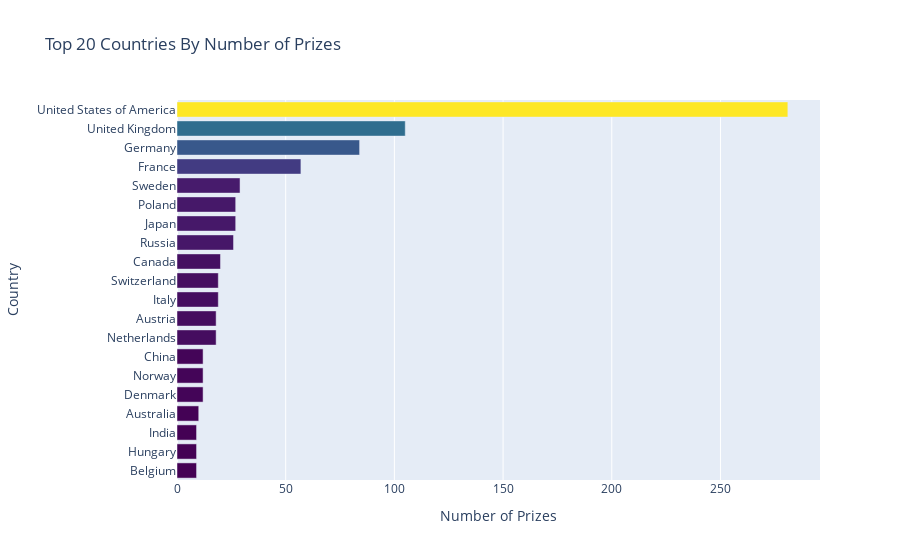

Notebook source saved alongside this figure:
### Code cell
h_bar.update_layout(xaxis_title="Number of Prizes", yaxis_title="Country", coloraxis_showscale=False)
h_bar.show()

### Figure 1 — Plotly figure (JSON) as saved in the notebook; plotly's stock layout.template omitted (floating-point values rounded to 4 significant figures)
{"data": [{"alignmentgroup": "True", "hovertemplate": "x=%{x}<br>y=%{y}<br>color=%{marker.color}<extra></extra>", "legendgroup": "", "marker": {"color": [9, 9, 9, 10, 12, 12, 12, 18, 18, 19, 19, 20, 26, 27, 27, 29, 57, 84, 105, 281], "coloraxis": "coloraxis", "pattern": {"shape": ""}}, "name": "", "offsetgroup": "", "orientation": "h", "showlegend": false, "textposition": "auto", "type": "bar", "x": [9, 9, 9, 10, 12, 12, 12, 18, 18, 19, 19, 20, 26, 27, 27, 29, 57, 84, 105, 281], "xaxis": "x", "y": ["Belgium", "Hungary", "India", "Australia", "Denmark", "Norway", "China", "Netherlands", "Austria", "Italy", "Switzerland", "Canada", "Russia", "Japan", "Poland", "Sweden", "France", "Germany", "United Kingdom", "United States of America"], "yaxis": "y"}], "layout": {"barmode": "relative", "coloraxis": {"colorbar": {"title": {"text": "color"}}, "colorscale": [[0, "#440154"], [0.1111, "#482878"], [0.2222, "#3e4989"], [0.3333, "#31688e"], [0.4444, "#26828e"], [0.5556, "#1f9e89"], [0.6667, "#35b779"], [0.7778, "#6ece58"], [0.8889, "#b5de2b"], [1, "#fde725"]], "showscale": false}, "legend": {"tracegroupgap": 0}, "title": {"text": "Top 20 Countries By Number of Prizes"}, "xaxis": {"anchor": "y", "domain": [0, 1], "title": {"text": "Number of Prizes"}}, "yaxis": {"anchor": "x", "domain": [0, 1], "title": {"text": "Country"}}}}
